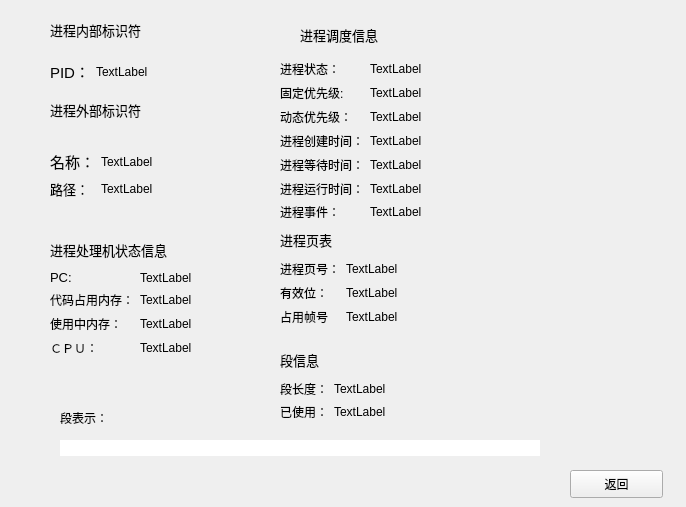
      <widget class="QWidget" name="page_12">
       <widget class="QPushButton" name="pushButton_return">
        <property name="geometry">
         <rect>
          <x>570</x>
          <y>470</y>
          <width>93</width>
          <height>28</height>
         </rect>
        </property>
        <property name="text">
         <string>返回</string>
        </property>
       </widget>
       <widget class="QWidget" name="formLayoutWidget">
        <property name="geometry">
         <rect>
          <x>50</x>
          <y>60</y>
          <width>160</width>
          <height>31</height>
         </rect>
        </property>
        <layout class="QFormLayout" name="formLayout">
         <item row="0" column="0">
          <widget class="QLabel" name="label_pids">
           <property name="text">
            <string>&lt;html&gt;&lt;head/&gt;&lt;body&gt;&lt;p&gt;&lt;span style=&quot; font-size:11pt;&quot;&gt;PID：&lt;/span&gt;&lt;/p&gt;&lt;/body&gt;&lt;/html&gt;</string>
           </property>
          </widget>
         </item>
         <item row="0" column="1">
          <widget class="QLabel" name="label_pid">
           <property name="text">
            <string>TextLabel</string>
           </property>
          </widget>
         </item>
        </layout>
       </widget>
       <widget class="QLabel" name="label_10">
        <property name="geometry">
         <rect>
          <x>50</x>
          <y>20</y>
          <width>121</width>
          <height>21</height>
         </rect>
        </property>
        <property name="text">
         <string>&lt;html&gt;&lt;head/&gt;&lt;body&gt;&lt;p&gt;&lt;span style=&quot; font-size:10pt;&quot;&gt;进程内部标识符&lt;/span&gt;&lt;/p&gt;&lt;/body&gt;&lt;/html&gt;</string>
        </property>
       </widget>
       <widget class="QLabel" name="label_11">
        <property name="geometry">
         <rect>
          <x>50</x>
          <y>100</y>
          <width>121</width>
          <height>21</height>
         </rect>
        </property>
        <property name="text">
         <string>&lt;html&gt;&lt;head/&gt;&lt;body&gt;&lt;p&gt;&lt;span style=&quot; font-size:10pt;&quot;&gt;进程外部标识符&lt;/span&gt;&lt;/p&gt;&lt;/body&gt;&lt;/html&gt;</string>
        </property>
       </widget>
       <widget class="QWidget" name="formLayoutWidget_2">
        <property name="geometry">
         <rect>
          <x>50</x>
          <y>150</y>
          <width>161</width>
          <height>61</height>
         </rect>
        </property>
        <layout class="QFormLayout" name="formLayout_2">
         <item row="0" column="0">
          <widget class="QLabel" name="label_Pronames">
           <property name="text">
            <string>&lt;html&gt;&lt;head/&gt;&lt;body&gt;&lt;p&gt;&lt;span style=&quot; font-size:11pt;&quot;&gt;名称：&lt;/span&gt;&lt;/p&gt;&lt;/body&gt;&lt;/html&gt;</string>
           </property>
          </widget>
         </item>
         <item row="0" column="1">
          <widget class="QLabel" name="label_pro">
           <property name="text">
            <string>TextLabel</string>
           </property>
          </widget>
         </item>
         <item row="1" column="1">
          <widget class="QLabel" name="label_propath">
           <property name="text">
            <string>TextLabel</string>
           </property>
          </widget>
         </item>
         <item row="1" column="0">
          <widget class="QLabel" name="label_12">
           <property name="text">
            <string>&lt;html&gt;&lt;head/&gt;&lt;body&gt;&lt;p&gt;&lt;span style=&quot; font-size:10pt;&quot;&gt;路径：&lt;/span&gt;&lt;/p&gt;&lt;/body&gt;&lt;/html&gt;</string>
           </property>
          </widget>
         </item>
        </layout>
       </widget>
       <widget class="QLabel" name="label_13">
        <property name="geometry">
         <rect>
          <x>50</x>
          <y>240</y>
          <width>161</width>
          <height>21</height>
         </rect>
        </property>
        <property name="text">
         <string>&lt;html&gt;&lt;head/&gt;&lt;body&gt;&lt;p&gt;&lt;span style=&quot; font-size:10pt;&quot;&gt;进程处理机状态信息&lt;/span&gt;&lt;/p&gt;&lt;/body&gt;&lt;/html&gt;</string>
        </property>
       </widget>
       <widget class="QWidget" name="formLayoutWidget_3">
        <property name="geometry">
         <rect>
          <x>50</x>
          <y>270</y>
          <width>160</width>
          <height>101</height>
         </rect>
        </property>
        <layout class="QFormLayout" name="formLayout_3">
         <item row="0" column="0">
          <widget class="QLabel" name="label_pc">
           <property name="text">
            <string>&lt;html&gt;&lt;head/&gt;&lt;body&gt;&lt;p&gt;&lt;span style=&quot; font-size:10pt;&quot;&gt;PC:&lt;/span&gt;&lt;/p&gt;&lt;/body&gt;&lt;/html&gt;</string>
           </property>
          </widget>
         </item>
         <item row="0" column="1">
          <widget class="QLabel" name="label_pcshow">
           <property name="text">
            <string>TextLabel</string>
           </property>
          </widget>
         </item>
         <item row="1" column="1">
          <widget class="QLabel" name="label_pccpu">
           <property name="text">
            <string>TextLabel</string>
           </property>
          </widget>
         </item>
         <item row="1" column="0">
          <widget class="QLabel" name="label_pccpus">
           <property name="text">
            <string>代码占用内存：</string>
           </property>
          </widget>
         </item>
         <item row="2" column="1">
          <widget class="QLabel" name="label_miu">
           <property name="text">
            <string>TextLabel</string>
           </property>
          </widget>
         </item>
         <item row="3" column="1">
          <widget class="QLabel" name="label_cpu">
           <property name="text">
            <string>TextLabel</string>
           </property>
          </widget>
         </item>
         <item row="2" column="0">
          <widget class="QLabel" name="label_miut">
           <property name="text">
            <string>使用中内存：</string>
           </property>
          </widget>
         </item>
         <item row="3" column="0">
          <widget class="QLabel" name="label_cput">
           <property name="text">
            <string>ＣＰＵ：</string>
           </property>
          </widget>
         </item>
        </layout>
       </widget>
       <widget class="QLabel" name="label_18">
        <property name="geometry">
         <rect>
          <x>300</x>
          <y>20</y>
          <width>111</width>
          <height>31</height>
         </rect>
        </property>
        <property name="text">
         <string>&lt;html&gt;&lt;head/&gt;&lt;body&gt;&lt;p&gt;&lt;span style=&quot; font-size:10pt;&quot;&gt;进程调度信息&lt;/span&gt;&lt;/p&gt;&lt;/body&gt;&lt;/html&gt;</string>
        </property>
       </widget>
       <widget class="QLabel" name="label_14">
        <property name="geometry">
         <rect>
          <x>280</x>
          <y>230</y>
          <width>71</width>
          <height>21</height>
         </rect>
        </property>
        <property name="text">
         <string>&lt;html&gt;&lt;head/&gt;&lt;body&gt;&lt;p&gt;&lt;span style=&quot; font-size:10pt;&quot;&gt;进程页表&lt;/span&gt;&lt;/p&gt;&lt;/body&gt;&lt;/html&gt;</string>
        </property>
       </widget>
       <widget class="QWidget" name="formLayoutWidget_5">
        <property name="geometry">
         <rect>
          <x>280</x>
          <y>260</y>
          <width>160</width>
          <height>80</height>
         </rect>
        </property>
        <layout class="QFormLayout" name="formLayout_5">
         <item row="0" column="0">
          <widget class="QLabel" name="label_15">
           <property name="text">
            <string>进程页号：</string>
           </property>
          </widget>
         </item>
         <item row="0" column="1">
          <widget class="QLabel" name="label_pn">
           <property name="text">
            <string>TextLabel</string>
           </property>
          </widget>
         </item>
         <item row="1" column="0">
          <widget class="QLabel" name="label_17">
           <property name="text">
            <string>有效位：</string>
           </property>
          </widget>
         </item>
         <item row="1" column="1">
          <widget class="QLabel" name="label_isa">
           <property name="text">
            <string>TextLabel</string>
           </property>
          </widget>
         </item>
         <item row="2" column="0">
          <widget class="QLabel" name="label_21">
           <property name="text">
            <string>占用帧号</string>
           </property>
          </widget>
         </item>
         <item row="2" column="1">
          <widget class="QLabel" name="label_fra">
           <property name="text">
            <string>TextLabel</string>
           </property>
          </widget>
         </item>
        </layout>
       </widget>
       <widget class="QWidget" name="formLayoutWidget_4">
        <property name="geometry">
         <rect>
          <x>280</x>
          <y>60</y>
          <width>311</width>
          <height>161</height>
         </rect>
        </property>
        <layout class="QFormLayout" name="formLayout_4">
         <item row="0" column="0">
          <widget class="QLabel" name="label_pstate">
           <property name="text">
            <string>进程状态：</string>
           </property>
          </widget>
         </item>
         <item row="0" column="1">
          <widget class="QLabel" name="label_state">
           <property name="text">
            <string>TextLabel</string>
           </property>
          </widget>
         </item>
         <item row="1" column="0">
          <widget class="QLabel" name="label_16">
           <property name="text">
            <string>固定优先级:</string>
           </property>
          </widget>
         </item>
         <item row="1" column="1">
          <widget class="QLabel" name="label_sppr">
           <property name="text">
            <string>TextLabel</string>
           </property>
          </widget>
         </item>
         <item row="2" column="0">
          <widget class="QLabel" name="label_pdps">
           <property name="text">
            <string>动态优先级：</string>
           </property>
          </widget>
         </item>
         <item row="2" column="1">
          <widget class="QLabel" name="label_pdp">
           <property name="text">
            <string>TextLabel</string>
           </property>
          </widget>
         </item>
         <item row="3" column="0">
          <widget class="QLabel" name="label_pcts">
           <property name="text">
            <string>进程创建时间：</string>
           </property>
          </widget>
         </item>
         <item row="3" column="1">
          <widget class="QLabel" name="label_pct">
           <property name="text">
            <string>TextLabel</string>
           </property>
          </widget>
         </item>
         <item row="4" column="0">
          <widget class="QLabel" name="label_pwts">
           <property name="text">
            <string>进程等待时间：</string>
           </property>
          </widget>
         </item>
         <item row="4" column="1">
          <widget class="QLabel" name="label_pwt">
           <property name="text">
            <string>TextLabel</string>
           </property>
          </widget>
         </item>
         <item row="5" column="0">
          <widget class="QLabel" name="label_prts">
           <property name="text">
            <string>进程运行时间：</string>
           </property>
          </widget>
         </item>
         <item row="5" column="1">
          <widget class="QLabel" name="label_prt">
           <property name="text">
            <string>TextLabel</string>
           </property>
          </widget>
         </item>
         <item row="6" column="0">
          <widget class="QLabel" name="label_19">
           <property name="text">
            <string>进程事件：</string>
           </property>
          </widget>
         </item>
         <item row="6" column="1">
          <widget class="QLabel" name="label_event">
           <property name="text">
            <string>TextLabel</string>
           </property>
          </widget>
         </item>
        </layout>
       </widget>
       <widget class="QLabel" name="label_33">
        <property name="geometry">
         <rect>
          <x>60</x>
          <y>440</y>
          <width>480</width>
          <height>16</height>
         </rect>
        </property>
        <property name="styleSheet">
         <string notr="true">background-color: rgb(255, 255, 255);</string>
        </property>
        <property name="text">
         <string/>
        </property>
       </widget>
       <widget class="QLabel" name="label_36">
        <property name="geometry">
         <rect>
          <x>300</x>
          <y>440</y>
          <width>30</width>
          <height>16</height>
         </rect>
        </property>
        <property name="text">
         <string/>
        </property>
       </widget>
       <widget class="QLabel" name="label_32">
        <property name="geometry">
         <rect>
          <x>210</x>
          <y>440</y>
          <width>30</width>
          <height>16</height>
         </rect>
        </property>
        <property name="text">
         <string/>
        </property>
       </widget>
       <widget class="QLabel" name="label_28">
        <property name="geometry">
         <rect>
          <x>90</x>
          <y>440</y>
          <width>30</width>
          <height>16</height>
         </rect>
        </property>
        <property name="text">
         <string/>
        </property>
       </widget>
       <widget class="QLabel" name="label_38">
        <property name="geometry">
         <rect>
          <x>360</x>
          <y>440</y>
          <width>30</width>
          <height>16</height>
         </rect>
        </property>
        <property name="text">
         <string/>
        </property>
       </widget>
       <widget class="QLabel" name="label_30">
        <property name="geometry">
         <rect>
          <x>150</x>
          <y>440</y>
          <width>30</width>
          <height>16</height>
         </rect>
        </property>
        <property name="text">
         <string/>
        </property>
       </widget>
       <widget class="QLabel" name="label_34">
        <property name="geometry">
         <rect>
          <x>240</x>
          <y>440</y>
          <width>30</width>
          <height>16</height>
         </rect>
        </property>
        <property name="text">
         <string/>
        </property>
       </widget>
       <widget class="QLabel" name="label_27">
        <property name="geometry">
         <rect>
          <x>60</x>
          <y>440</y>
          <width>30</width>
          <height>16</height>
         </rect>
        </property>
        <property name="text">
         <string/>
        </property>
       </widget>
       <widget class="QLabel" name="label_39">
        <property name="geometry">
         <rect>
          <x>390</x>
          <y>440</y>
          <width>30</width>
          <height>16</height>
         </rect>
        </property>
        <property name="text">
         <string/>
        </property>
       </widget>
       <widget class="QLabel" name="label_40">
        <property name="geometry">
         <rect>
          <x>420</x>
          <y>440</y>
          <width>30</width>
          <height>16</height>
         </rect>
        </property>
        <property name="text">
         <string/>
        </property>
       </widget>
       <widget class="QLabel" name="label_31">
        <property name="geometry">
         <rect>
          <x>180</x>
          <y>440</y>
          <width>30</width>
          <height>16</height>
         </rect>
        </property>
        <property name="text">
         <string/>
        </property>
       </widget>
       <widget class="QLabel" name="label_37">
        <property name="geometry">
         <rect>
          <x>330</x>
          <y>440</y>
          <width>30</width>
          <height>16</height>
         </rect>
        </property>
        <property name="text">
         <string/>
        </property>
       </widget>
       <widget class="QLabel" name="label_43">
        <property name="geometry">
         <rect>
          <x>510</x>
          <y>440</y>
          <width>30</width>
          <height>16</height>
         </rect>
        </property>
        <property name="text">
         <string/>
        </property>
       </widget>
       <widget class="QLabel" name="label_42">
        <property name="geometry">
         <rect>
          <x>480</x>
          <y>440</y>
          <width>30</width>
          <height>16</height>
         </rect>
        </property>
        <property name="text">
         <string/>
        </property>
       </widget>
       <widget class="QLabel" name="label_35">
        <property name="geometry">
         <rect>
          <x>270</x>
          <y>440</y>
          <width>30</width>
          <height>16</height>
         </rect>
        </property>
        <property name="text">
         <string/>
        </property>
       </widget>
       <widget class="QLabel" name="label_29">
        <property name="geometry">
         <rect>
          <x>120</x>
          <y>440</y>
          <width>30</width>
          <height>16</height>
         </rect>
        </property>
        <property name="text">
         <string/>
        </property>
       </widget>
       <widget class="QLabel" name="label_41">
        <property name="geometry">
         <rect>
          <x>450</x>
          <y>440</y>
          <width>30</width>
          <height>16</height>
         </rect>
        </property>
        <property name="text">
         <string/>
        </property>
       </widget>
       <widget class="QWidget" name="formLayoutWidget_6">
        <property name="geometry">
         <rect>
          <x>280</x>
          <y>380</y>
          <width>160</width>
          <height>41</height>
         </rect>
        </property>
        <layout class="QFormLayout" name="formLayout_6">
         <item row="0" column="0">
          <widget class="QLabel" name="label_44">
           <property name="text">
            <string>段长度：</string>
           </property>
          </widget>
         </item>
         <item row="0" column="1">
          <widget class="QLabel" name="label_dslen">
           <property name="text">
            <string>TextLabel</string>
           </property>
          </widget>
         </item>
         <item row="1" column="0">
          <widget class="QLabel" name="label_45">
           <property name="text">
            <string>已使用：</string>
           </property>
          </widget>
         </item>
         <item row="1" column="1">
          <widget class="QLabel" name="label_dsuse">
           <property name="text">
            <string>TextLabel</string>
           </property>
          </widget>
         </item>
        </layout>
       </widget>
       <widget class="QLabel" name="label_46">
        <property name="geometry">
         <rect>
          <x>280</x>
          <y>350</y>
          <width>61</width>
          <height>21</height>
         </rect>
        </property>
        <property name="text">
         <string>&lt;html&gt;&lt;head/&gt;&lt;body&gt;&lt;p&gt;&lt;span style=&quot; font-size:10pt;&quot;&gt;段信息&lt;/span&gt;&lt;/p&gt;&lt;/body&gt;&lt;/html&gt;</string>
        </property>
       </widget>
       <widget class="QLabel" name="label_47">
        <property name="geometry">
         <rect>
          <x>60</x>
          <y>410</y>
          <width>55</width>
          <height>16</height>
         </rect>
        </property>
        <property name="text">
         <string>段表示：</string>
        </property>
       </widget>
       <widget class="QLabel" name="label_48">
        <property name="geometry">
         <rect>
          <x>630</x>
          <y>290</y>
          <width>47</width>
          <height>13</height>
         </rect>
        </property>
        <property name="text">
         <string/>
        </property>
       </widget>
       <zorder>pushButton_return</zorder>
       <zorder>formLayoutWidget</zorder>
       <zorder>label_10</zorder>
       <zorder>label_11</zorder>
       <zorder>formLayoutWidget_2</zorder>
       <zorder>label_13</zorder>
       <zorder>formLayoutWidget_3</zorder>
       <zorder>label_18</zorder>
       <zorder>label_14</zorder>
       <zorder>formLayoutWidget_5</zorder>
       <zorder>formLayoutWidget_4</zorder>
       <zorder>label_33</zorder>
       <zorder>label_36</zorder>
       <zorder>label_32</zorder>
       <zorder>label_28</zorder>
       <zorder>label_38</zorder>
       <zorder>label_34</zorder>
       <zorder>label_27</zorder>
       <zorder>label_39</zorder>
       <zorder>label_40</zorder>
       <zorder>label_31</zorder>
       <zorder>label_37</zorder>
       <zorder>label_43</zorder>
       <zorder>label_42</zorder>
       <zorder>label_35</zorder>
       <zorder>label_29</zorder>
       <zorder>label_41</zorder>
       <zorder>formLayoutWidget_6</zorder>
       <zorder>label_46</zorder>
       <zorder>label_47</zorder>
       <zorder>label_30</zorder>
       <zorder>label_48</zorder>
      </widget>
